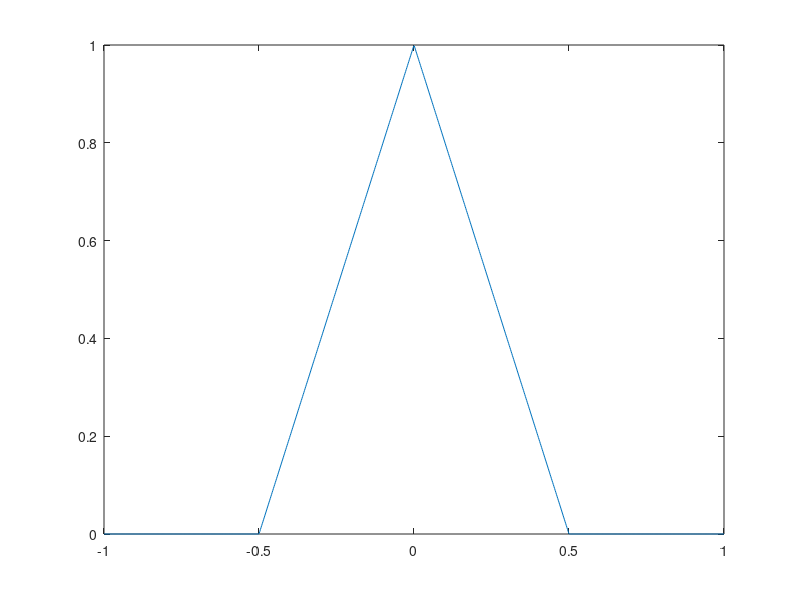

This chart was generated by the following MATLAB code: (Note: this script raises an error after producing the figure.)
sigma = 1;
% Normal Density
% g = @(Y,theta) (1/(sigma*sqrt(2*pi)))*exp(-((repmat(Y,[1,length(theta)]) - repmat(theta,[length(Y),1])).^2)./(2*sigma^2));

% f = @(Y, theta) 0.4*g(Y, theta - 4) + 0.4*g(Y, theta + 4) + 0.2*g(Y, theta);
% Y = [0,3]';

% Custom
f = @(Y, theta) max(0, 1 - 2*abs(repmat(Y,[1,length(theta)]) - repmat(theta,[length(Y),1])));
Y = [0;0.4];

% f = @(Y, theta) (abs(repmat(Y,[1,length(theta)]) - repmat(theta,[length(Y),1])) <= 1) .* (1 + cos(3 * pi * ( repmat(Y,[1,length(theta)]) - repmat(theta,[length(Y),1]) ) ));

xx = linspace(-1,1, 1000)';
yy = f(xx, 0);
figure(1)
plot(xx, yy);

%Cauchy density
% lambda = sqrt(3);   %makes inflection points at +- 1
% f = @(x,u) (1/(pi*lambda))*(1 + ((repmat(x,[1,length(u)]) - repmat(u,[length(x),1]))./lambda).^2).^(-1);

%Gamma
theta_res = 8000;
theta_values = linspace(-10,10,theta_res);
% Y = [0;0.75];
gamma = f(Y,theta_values);
% k = convhull(gamma(1,:),gamma(2,:));

% %Optimization surface
% x1max = max(gamma(1,:));
% x2max = max(gamma(2,:));
% xres = 1000;
% yres = 1000;
% x = linspace(0,x1max,xres);
% y = linspace(0,x2max,yres);
% for i = 1:xres
%     for j = 1:yres
%         S(i,j) = x(i)*y(j);
%     end
% end
% imagesc([0,x1max],[0,x2max], S);
% set(gca,'YDir','normal')

%Optimal solution and figure 1
plotflag = 1;
% [solution_grid_points,solution_masses] = MixtureLikelihoodMovingMasses(f,plotflag,Y);
Q = MixtureLikelihoodMovingMasses2(f,Y);

% options.xx_padding = 1;
% options.plot_data_points = true;
% options.filename = 'triangle_density_mixture.png';
% options.save = false;
% options.plot_Q = true;
% plot_mixture(f, Q, Y, options)

optimal_thetas = f(Y,Q.Support);
optimal_u = Q.ProbWeights*optimal_thetas';

a = optimal_u(1)*2;
p = 0.92;
hyperplane_x = linspace((1-p)*a, p*a, 2);
hyperplane_y = linspace(p*a, (1-p)*a, 2);

% export_fig MixingSolSigma06.pdf

%Plot
h = figure(2);
axis equal tight
clf
hold on
% contourf(x,y,S,200,'LineStyle','none')
% imagesc([0,x1max],[0,x2max], S);
set(gca,'YDir','normal')
plot(gamma(1,:),gamma(2,:),'k','LineWidth',1.5');
plot(hyperplane_x, hyperplane_y,'--','LineWidth',1.5');
% plot(gamma(1,k),gamma(2,k),'k','LineStyle','--','LineWidth',1.5');
% scatter(optimal_thetas(1,:),optimal_thetas(2,:),'m','filled')
scatter(optimal_u(1),optimal_u(2),'b','filled')
hold off
xlabel('\gamma_1','FontSize',20)
ylabel('\gamma_2','FontSize',20)
axis equal
axis([0, a+0.01, 0, a])
% export_fig GammaSigma06.pdf

filename = 'triangle_density_gamma.png';
set(h, 'PaperPositionMode', 'auto');
saveas(h, filename)